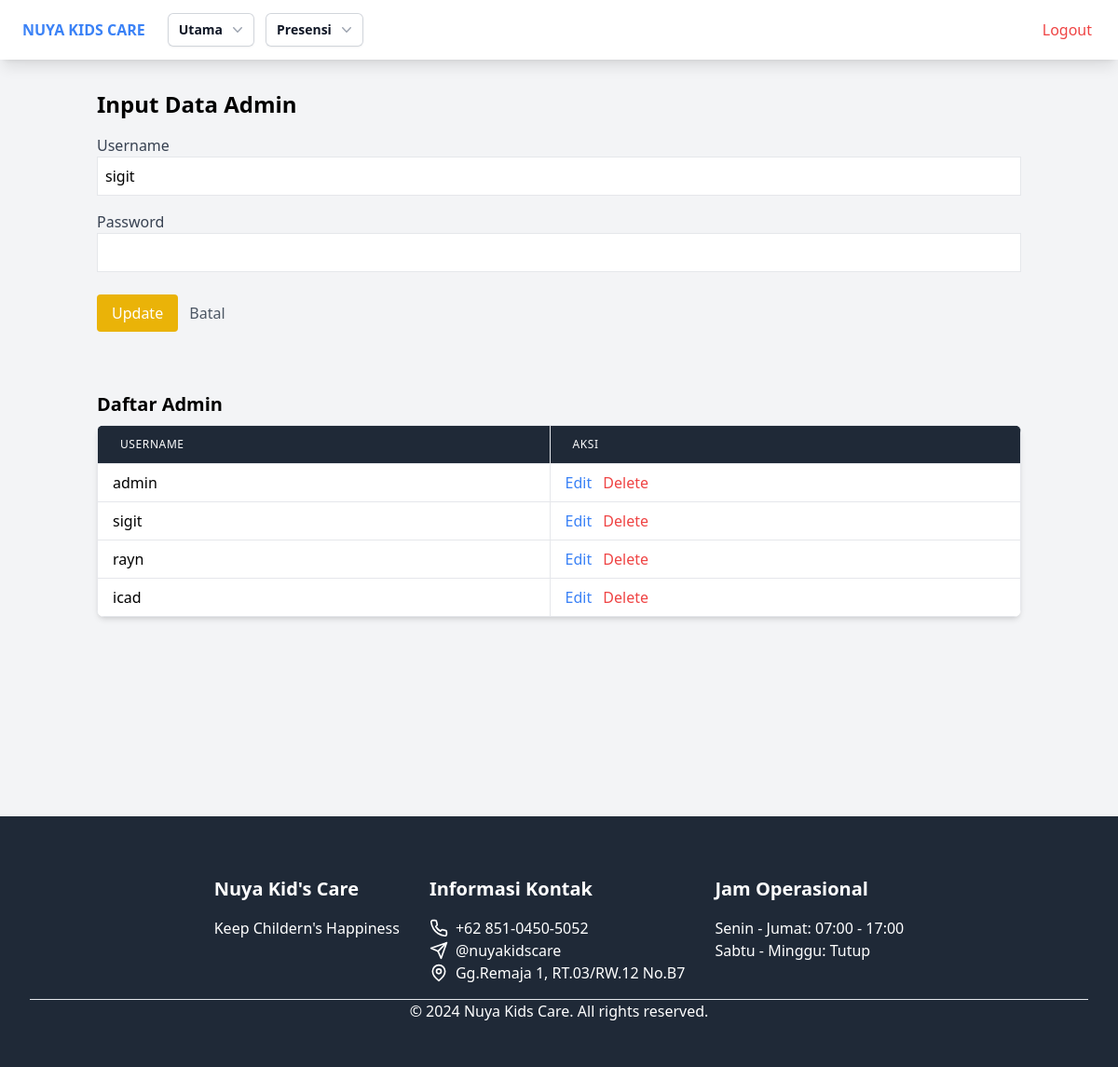
Screenshot of /master/admin.php?edit_id=6 (signed in) with the database file from the repository.
### tables this page shows
CREATE TABLE `users` (
  `id` int NOT NULL,
  `username` varchar(50) NOT NULL,
  `password` varchar(255) NOT NULL,
  `role` enum('admin','user') NOT NULL
);

### master/admin.php (the view, shortened to what this page needs)
<?php
require_once '../db.php';
$stmtAdmin = $pdo->query("SELECT id, username FROM users WHERE role = 'admin'");
$adminList = $stmtAdmin->fetchAll(PDO::FETCH_ASSOC);
$editId = isset($_GET['edit_id']) ? $_GET['edit_id'] : null;
$editUsername = '';
$editPassword = '';
if ($editId) {
    $stmt = $pdo->prepare("SELECT * FROM users WHERE id = ?");
    $stmt->execute([$editId]);
    $admin = $stmt->fetch(PDO::FETCH_ASSOC);
    if ($admin) {
        $editUsername = $admin['username'];
    }
}
?>
<!DOCTYPE html>
<html lang="en">
<head>
    <link href="../output.css" rel="stylesheet">
</head>
<body class="bg-gray-100">
    <div class="container mx-auto">
    <?php include '../navbar.php'; ?>
    </div>
    <div class="container mx-auto p-4">
    <section class="hero py-12">
        <h1 class="text-2xl font-bold mb-4">Input Data Admin</h1>
        <form method="POST" action="admin.php" class="mb-4">
            <?php if ($editId): ?>
                <div class="mb-4">
                    <label for="edit_username" class="block text-gray-700">Username</label>
                    <input type="text" name="edit_username" id="edit_username" class="border p-2 w-full" value="<?php echo $editUsername; ?>" required>
                </div>
                <div class="mb-4">
                    <label for="edit_username" class="block text-gray-700">Password</label>
                    <input type="text" name="edit_password" id="edit_password" class="border p-2 w-full" value="<?php echo $editPassword; ?>" required>
                </div>
                <button type="submit" class="mt-2 bg-yellow-500 text-white px-4 py-2 rounded">Update</button>
                <a href="admin.php" class="ml-2 text-gray-600">Batal</a>
            <?php endif; ?>
        </form>
    </section>
        <div class="mb-4">
            <h2 class="text-xl font-bold mb-2">Daftar Admin</h2>
            <table class="min-w-full divide-y divide-gray-200 shadow-md rounded-lg overflow-hidden">
                <thead class="bg-gray-800">
                    <tr>
                        <th class="border px-6 py-3 text-left text-xs font-medium text-white uppercase tracking-wider">Username</th>
                        <th class="border px-6 py-3 text-left text-xs font-medium text-white uppercase tracking-wider">Aksi</th>
                    </tr>
                </thead>
                <tbody class="bg-white divide-y divide-gray-200">
                    <?php foreach ($adminList as $admin): ?>
                        <tr>
                            <td class="border border-gray-200 px-4 py-2"><?php echo $admin['username']; ?></td>
                            <td class="border border-gray-200 px-4 py-2">
                                <a href="admin.php?edit_id=<?php echo $admin['id']; ?>" class="text-blue-500 hover:text-blue-700">Edit</a>
                                <form method="POST" action="admin.php" class="inline-block" onsubmit="return confirm('Apakah Anda yakin ingin menghapus data admin ini?');">
                                    <button type="submit" class="text-red-500 hover:text-red-700 ml-2">Delete</button>
                                </form>
                            </td>
                        </tr>
                    <?php endforeach; ?>
                </tbody>
            </table>
        </div>
    </div>
    <?php include '../footer.php'; ?>
</body>
</html>

### master/admin.php (style rules this page uses)
.hero { padding-top: 80px; }

### rows the page displays
users: edit_username "sigit", username "sigit"
users: username "admin"
users: username "rayn"
users: username "icad"
